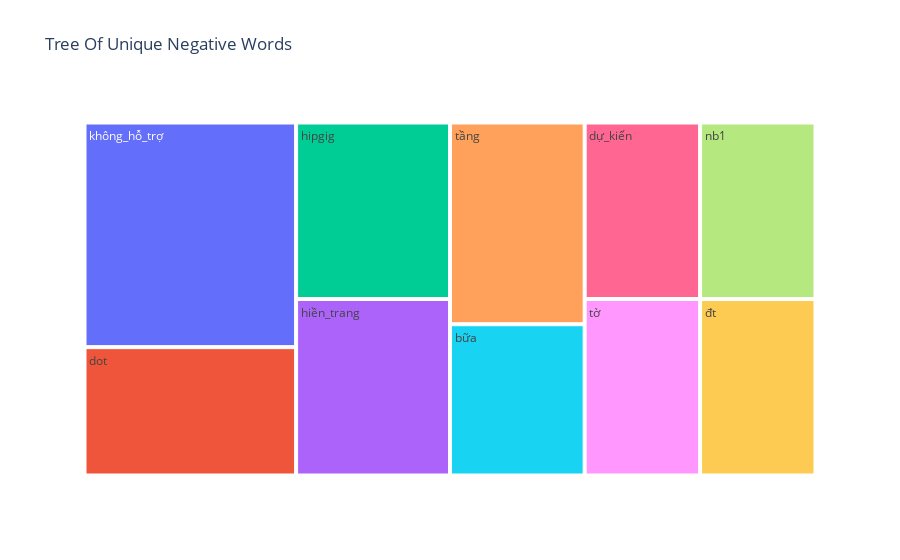

Notebook source saved alongside this figure:
### Code cell
fig = px.treemap(unique_negative, path=['words'], values='count',title='Tree Of Unique Negative Words')
fig.show()

### Figure 1 — Plotly figure (JSON) as saved in the notebook; plotly's stock layout.template omitted (floating-point values rounded to 4 significant figures)
{"data": [{"branchvalues": "total", "domain": {"x": [0, 1], "y": [0, 1]}, "hovertemplate": "labels=%{label}<br>count=%{value}<br>parent=%{parent}<br>id=%{id}<extra></extra>", "ids": ["bữa", "dot", "dự_kiến", "hipgig", "hiền_trang", "không_hỗ_trợ", "nb1", "tầng", "tờ", "đt"], "labels": ["bữa", "dot", "dự_kiến", "hipgig", "hiền_trang", "không_hỗ_trợ", "nb1", "tầng", "tờ", "đt"], "name": "", "parents": ["", "", "", "", "", "", "", "", "", ""], "type": "treemap", "values": [3, 4, 3, 4, 4, 7, 3, 4, 3, 3]}], "layout": {"legend": {"tracegroupgap": 0}, "title": {"text": "Tree Of Unique Negative Words"}}}
